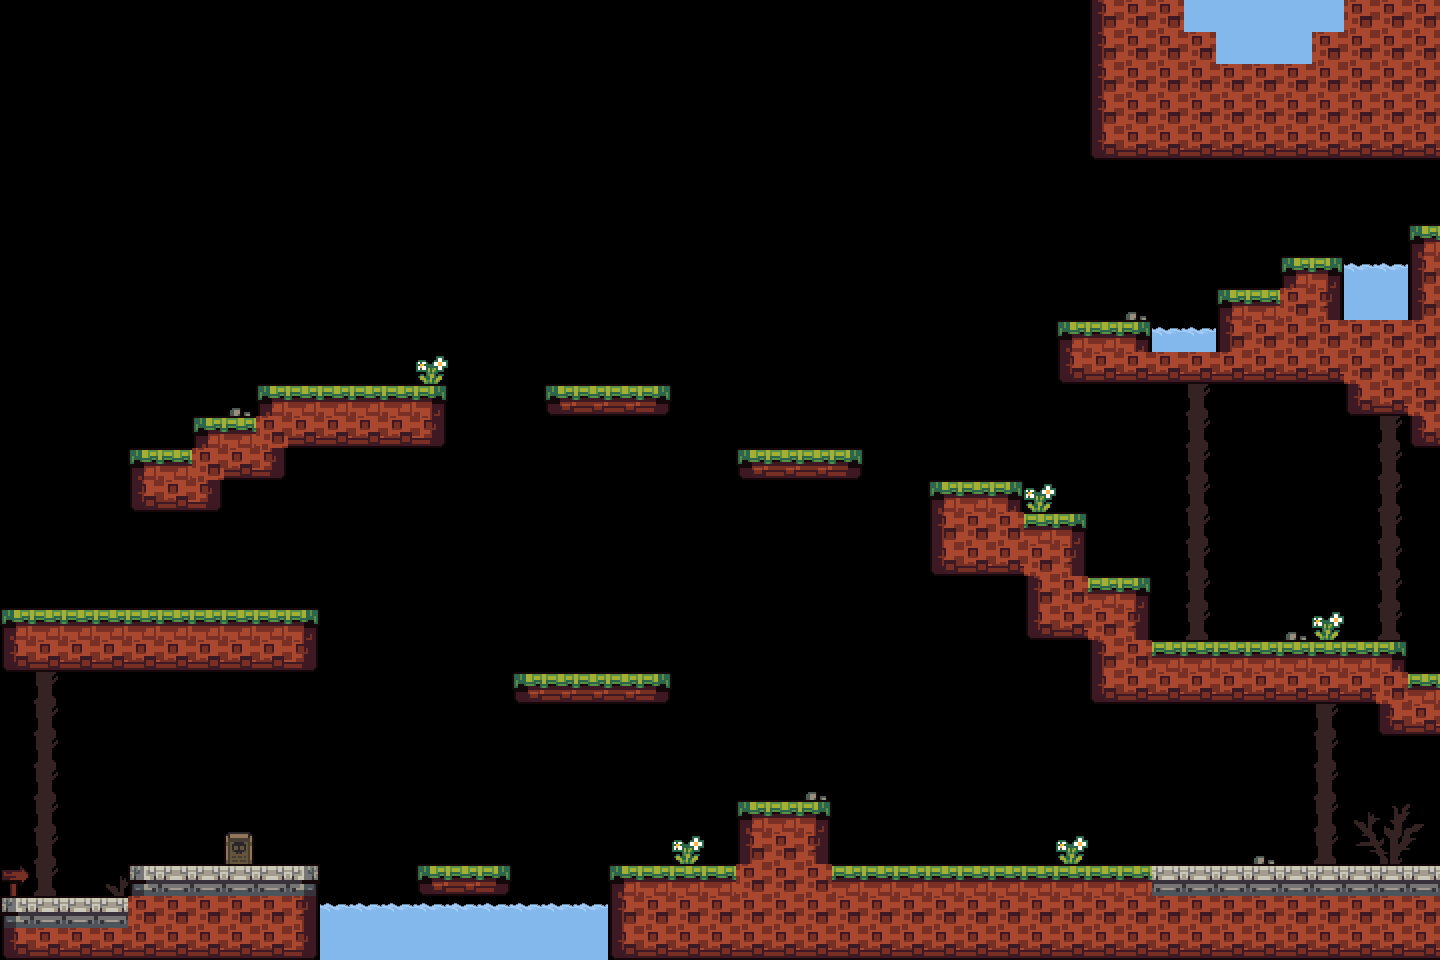

Tiled map render using the project's own tile images. Description and the map definition, with tile-layer contents summarised, below:
An orthogonal 45x30 tile map with 32x32 px tiles, 1 tile layer (Tile Layer 1), 2 tilesets and 59 objects.

<map version="1.10" tiledversion="1.10.2" orientation="orthogonal" renderorder="right-down" width="45" height="30" tilewidth="32" tileheight="32" infinite="0" nextlayerid="3" nextobjectid="17">
 <tileset firstgid="1" source="assets/water.tsx" />
 <tileset firstgid="37" source="assets/goodly.tsx" />
 <layer id="1" name="Tile Layer 1" width="45" height="30">
  <data>[1350 cells, 372 non-empty, 28 distinct tile ids]</data>
 </layer>
 <objectgroup id="2" name="Ground Layer">
  <object id="1" x="0" y="896">
   <polyline points="0,0 128,0" />
  </object>
  <object id="2" x="128" y="864">
   <polyline points="0,0 192,0" />
  </object>
  <object id="3" x="416" y="864">
   <polyline points="0,0 96,0" />
  </object>
  <object id="4" x="608" y="864">
   <polyline points="0,0 128,0" />
  </object>
  <object id="5" x="736" y="800">
   <polyline points="0,0 96,0" />
  </object>
  <object id="6" x="832" y="864">
   <polyline points="0,0 608,0" />
  </object>
  <object id="7" x="1408" y="672">
   <polyline points="0,0 32,0" />
  </object>
  <object id="8" x="1408" y="640">
   <polyline points="0,0 -256,0" />
  </object>
  <object id="9" x="1152" y="576">
   <polyline points="0,0 -64,0" />
  </object>
  <object id="10" x="1088" y="512">
   <polyline points="0,0 -64,0" />
  </object>
  <object id="11" x="1024" y="480">
   <polyline points="0,0 -96,0" />
  </object>
  <object id="12" x="864" y="448">
   <polyline points="0,0 -128,0" />
  </object>
  <object id="13" x="672" y="384">
   <polyline points="0,0 -128,0" />
  </object>
  <object id="14" x="448" y="384">
   <polyline points="0,0 -192,0" />
  </object>
  <object id="15" x="256" y="416">
   <polyline points="0,0 -64,0" />
  </object>
  <object id="16" x="192" y="448">
   <polyline points="0,0 -64,0" />
  </object>
  <object id="17" x="320" y="608">
   <polyline points="0,0 -320,0" />
  </object>
  <object id="18" x="512" y="672">
   <polyline points="0,0 160,0" />
  </object>
  <object id="19" x="1440" y="224">
   <polyline points="0,0 -32,0" />
  </object>
  <object id="20" x="1344" y="256">
   <polyline points="0,0 -64,0" />
  </object>
  <object id="21" x="1280" y="288">
   <polyline points="0,0 -64,0" />
  </object>
  <object id="22" x="1152" y="320">
   <polyline points="0,0 -96,0" />
  </object>
 </objectgroup>
 <objectgroup id="3" name="Reset Layer">
  <object id="23" x="320" y="912">
   <polyline points="0,0 288,0" />
  </object>
  <object id="24" x="1344" y="272">
   <polyline points="0,0 64,0" />
  </object>
  <object id="25" x="1152" y="336">
   <polyline points="0,0 64,0" />
  </object>
 </objectgroup>
 <objectgroup id="4" name="Terrain Layer">
  <object id="26" x="1440" y="160">
   <polyline points="0,0 -352,0 -352,-160" />
  </object>
  <object id="28" x="0" y="608">
   <polyline points="0,0 0,64 320,64 320,0" />
  </object>
  <object id="29" x="0" y="896">
   <polyline points="0,0 0,64 320,64 320,-32" />
  </object>
  <object id="30" x="416" y="864">
   <polyline points="0,0 0,32 88,32 96,32 96,0" />
  </object>
  <object id="31" x="608" y="864">
   <polyline points="0,0 0,96 832,96 832,0" />
  </object>
  <object id="32" x="832" y="800">
   <polyline points="0,0 0,64" />
  </object>
  <object id="33" x="736" y="800">
   <polyline points="0,0 0,64" />
  </object>
  <object id="34" x="1408" y="640">
   <polyline points="0,0 0,32" />
  </object>
  <object id="35" x="1440" y="736">
   <polyline points="0,0 -64,0 -64,-32 -352,-32 -352,-96 -416,-96 -416,-160 -512,-160 -512,-256" />
  </object>
  <object id="36" x="864" y="448">
   <polyline points="0,0 0,32 -128,32 -128,0" />
  </object>
  <object id="37" x="672" y="384">
   <polyline points="0,0 0,32 -128,32 -128,0" />
  </object>
  <object id="38" x="672" y="672">
   <polyline points="0,0 0,32 -160,32 -160,0" />
  </object>
  <object id="39" x="192" y="416">
   <polyline points="0,0 0,32" />
  </object>
  <object id="40" x="256" y="384">
   <polyline points="0,0 0,32" />
  </object>
  <object id="41" x="128" y="448">
   <polyline points="0,0 0,64 96,64 96,32 160,32 160,0 320,0 320,-64" />
  </object>
  <object id="42" x="1440" y="448">
   <polyline points="0,0 -32,0 -32,-32 -96,-32 -96,-64 -384,-64 -384,-128" />
  </object>
  <object id="43" x="1152" y="352">
   <polyline points="0,0 0,-32" />
  </object>
  <object id="44" x="1216" y="352">
   <polyline points="0,0 0,-64" />
  </object>
  <object id="45" x="1280" y="288">
   <polyline points="0,0 0,-32" />
  </object>
  <object id="46" x="1344" y="256">
   <polyline points="0,0 0,64 64,64 64,-32" />
  </object>
  <object id="2" x="0" y="0">
   <polyline points="0,0 0,952 0,960 1440,960 1440,0 0,0" />
  </object>
  <object id="9" x="1088" y="576">
   <polyline points="0,0 0,-64" />
  </object>
  <object id="10" x="1024" y="480">
   <polyline points="0,0 0,32" />
  </object>
  <object id="11" x="1152" y="576">
   <polyline points="0,0 0,64" />
  </object>
 </objectgroup>
 <objectgroup id="5" name="Collection Layer">
  <object id="1" x="432" y="528" width="38" height="38" />
  <object id="3" x="560" y="752" width="38" height="38" />
  <object id="4" x="1224" y="744" width="38" height="38" />
  <object id="5" x="1232" y="176" width="38" height="38" />
  <object id="6" x="584" y="296" width="38" height="38" />
  <object id="7" x="104" y="296" width="38" height="38" />
  <object id="8" x="1256" y="488" width="38" height="38" />
 </objectgroup>
 <objectgroup id="2" name="Negative Layer">
  <object id="14" x="880" y="744" width="38" height="38" />
  <object id="15" x="8" y="464" width="38" height="38" />
  <object id="16" x="880" y="392" width="38" height="38" />
 </objectgroup>
</map>
